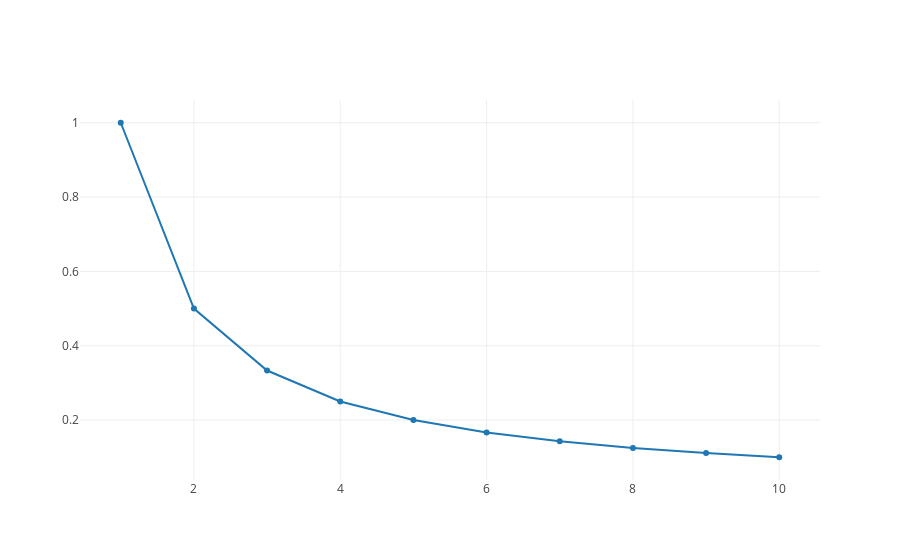

Notebook cell for this chart:
### Code cell
iplot([{"x": range_x, "y": my_function2(range_x)}])

### Figure 1 — Plotly figure (JSON) as saved in the notebook; plotly's stock layout.template omitted (floating-point values rounded to 4 significant figures)
{"data": [{"x": [1, 2, 3, 4, 5, 6, 7, 8, 9, 10], "y": [1, 0.5, 0.3333, 0.25, 0.2, 0.1667, 0.1429, 0.125, 0.1111, 0.1]}], "layout": {}}
